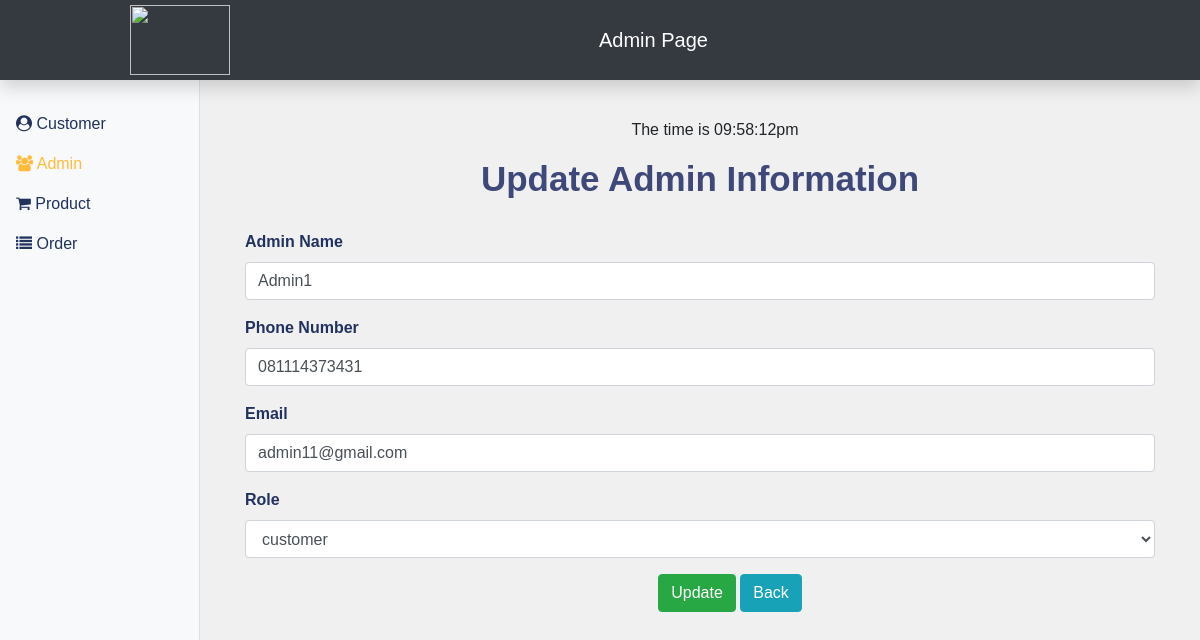
The page /update_admin.php?user_id=1 on the database its author committed.
### tables this page shows
CREATE TABLE `user` (
  `user_id` int(11) NOT NULL,
  `user_name` char(50) NOT NULL,
  `user_telephone` varchar(20) NOT NULL,
  `user_email` varchar(50) NOT NULL,
  `user_password` varchar(255) NOT NULL,
  `user_role` char(10) NOT NULL
);

### update_admin.php (the view, shortened to what this page needs)
<!DOCTYPE html>
<html lang="en">
<head>
    <link rel="stylesheet" href="https://maxcdn.bootstrapcdn.com/bootstrap/4.1.3/css/bootstrap.min.css">
    <link href="https://maxcdn.bootstrapcdn.com/font-awesome/4.7.0/css/font-awesome.min.css" rel="stylesheet">
</head>
<?php
$conn = "mysql:host=localhost;dbname=printerest";
$pdo = new PDO($conn, "root", "");
$sql = "SELECT * FROM user WHERE user_id = ?";
$result = $pdo->prepare($sql);
$result->execute([$_GET['user_id']]);
$row = $result->fetch();
?>
<body>
    <header>
        <nav class="navbar navbar-dark fixed-top bg-dark flex-md-nowrap p-0 shadow">
            <div class="container">
                <a class="navbar-brand" href="admin_product.php">
                    <img class="logo" src="assets/logo2.png" />
                    <a class="navbar-brand col-sm-6" href="#">Admin Page</a>
                </a>
            </div>
        </nav>
    </header>
    <div class="container-fluid mt-5">
        <div class="row">
            <nav class="col-md-2 d-none d-md-block bg-light sidebar">
                <div class="sidebar-sticky">
                    <ul class="nav flex-column">
                        <li class="nav-item">
                            <a class="nav-link" href="admin_cust.php">
                                <i class="fa fa-user-circle fa-1x"></i></i>
                                Customer
                            </a>
                        </li>
                        <li class="nav-item">
                            <a class="nav-link active" href="admin.php">
                                <i class="fa fa-users fa-1x"></i></i>
                                Admin
                            </a>
                        </li>
                        <li class="nav-item">
                            <a class="nav-link" href="admin_product.php">
                                <i class="fa fa-shopping-cart fa-1x"></i></i>
                                Product
                            </a>
                        </li>
                        <li class="nav-item">
                            <a class="nav-link" href="admin_order.php">
                                <i class="fa fa-list fa-1x"></i></i>
                                Order
                            </a>
                        </li>
                    </ul>
                </div>
            </nav>
            <div class="container text-left" style="margin-top: 70px; margin-bottom: 70px;">
                <div class="container text-center">
                    <?php
                    echo "The time is " . date("h:i:sa");
                    ?>
                </div>
                <div class="col mt-3">
                    <h1>
                        Update Admin Information
                    </h1>
                    <div>
                        <form action="updateadmin_process.php" method="post" enctype="multipart/form-data" id="updateForm" novalidate="">
                            <div class="form-group">
                                <label for="admin">Admin Name</label>
                                <input type="text" class="form-control" placeholder="Name" name="uname" value="<?php echo $row['user_name'] ?>" required>
                            </div>
                            <div class="form-group">
                                <label for="admin">Phone Number</label>
                                <input type="text" class="form-control" placeholder="Phone Number" name="telp" value="<?php echo $row['user_telephone'] ?>" required>
                            </div>
                            <div class="form-group">
                                <label for="admin">Email</label>
                                <input type="text" class="form-control" placeholder="Email" name="mail" value="<?php echo $row['user_email'] ?>" required>
                            </div>
                            <div class="form-group">
                                <label for="admin">Role</label>
                                <select class="form-control" name="role" required>
                                    <option class="opt"><?php echo $row['user_role'] ?></option>
                                </select>
                            </div>
                            <div class="container text-center">
                                <button type="submit" class="btn btn-success" id="updateBtn">Update</button>
                                <a href="admin.php" class="btn btn-info" name="back">Back</a>
                            </div>
                        </form>
                    </div>
                </div>
            </div>
</body>
</body>
</html>

### update_admin.php (style rules this page uses)
html { margin: 0; padding: 0; }
body { font-family: Verdana, Geneva, Tahoma, sans-serif; background-color: #F0F0F0; margin: 0; padding: 0; }
label { color: #21325E; font-weight: 550; }
.sidebar { top: 0; bottom: 0; left: 0; z-index: 100; padding: 48px 0 0; box-shadow: inset -1px 0 0 rgba(0, 0, 0, .1); }
.sidebar-sticky { position: relative; top: 0; height: calc(100vh - 48px); padding-top: .5rem; overflow-x: hidden; overflow-y: auto; }
.sidebar .nav-link { font-weight: 500; color: #21325E; }
.sidebar .nav-link.active, .sidebar .nav-link:hover { color: #FFBB3A; }
.logo { width: 100px; height: 70px; }
h1 { text-align: center; color: #3E497A; font-size: 35px; font-weight: 550; margin-bottom: 30px; }
@media all and (min-width: 768px) { .container { width: 768px; } }
@media all and (min-width: 992px) { .container { width: 970px; } }

### rows shown on the page
user: uname "Admin1", telp "081114373431", mail "admin11@gmail.com", role "customer"
